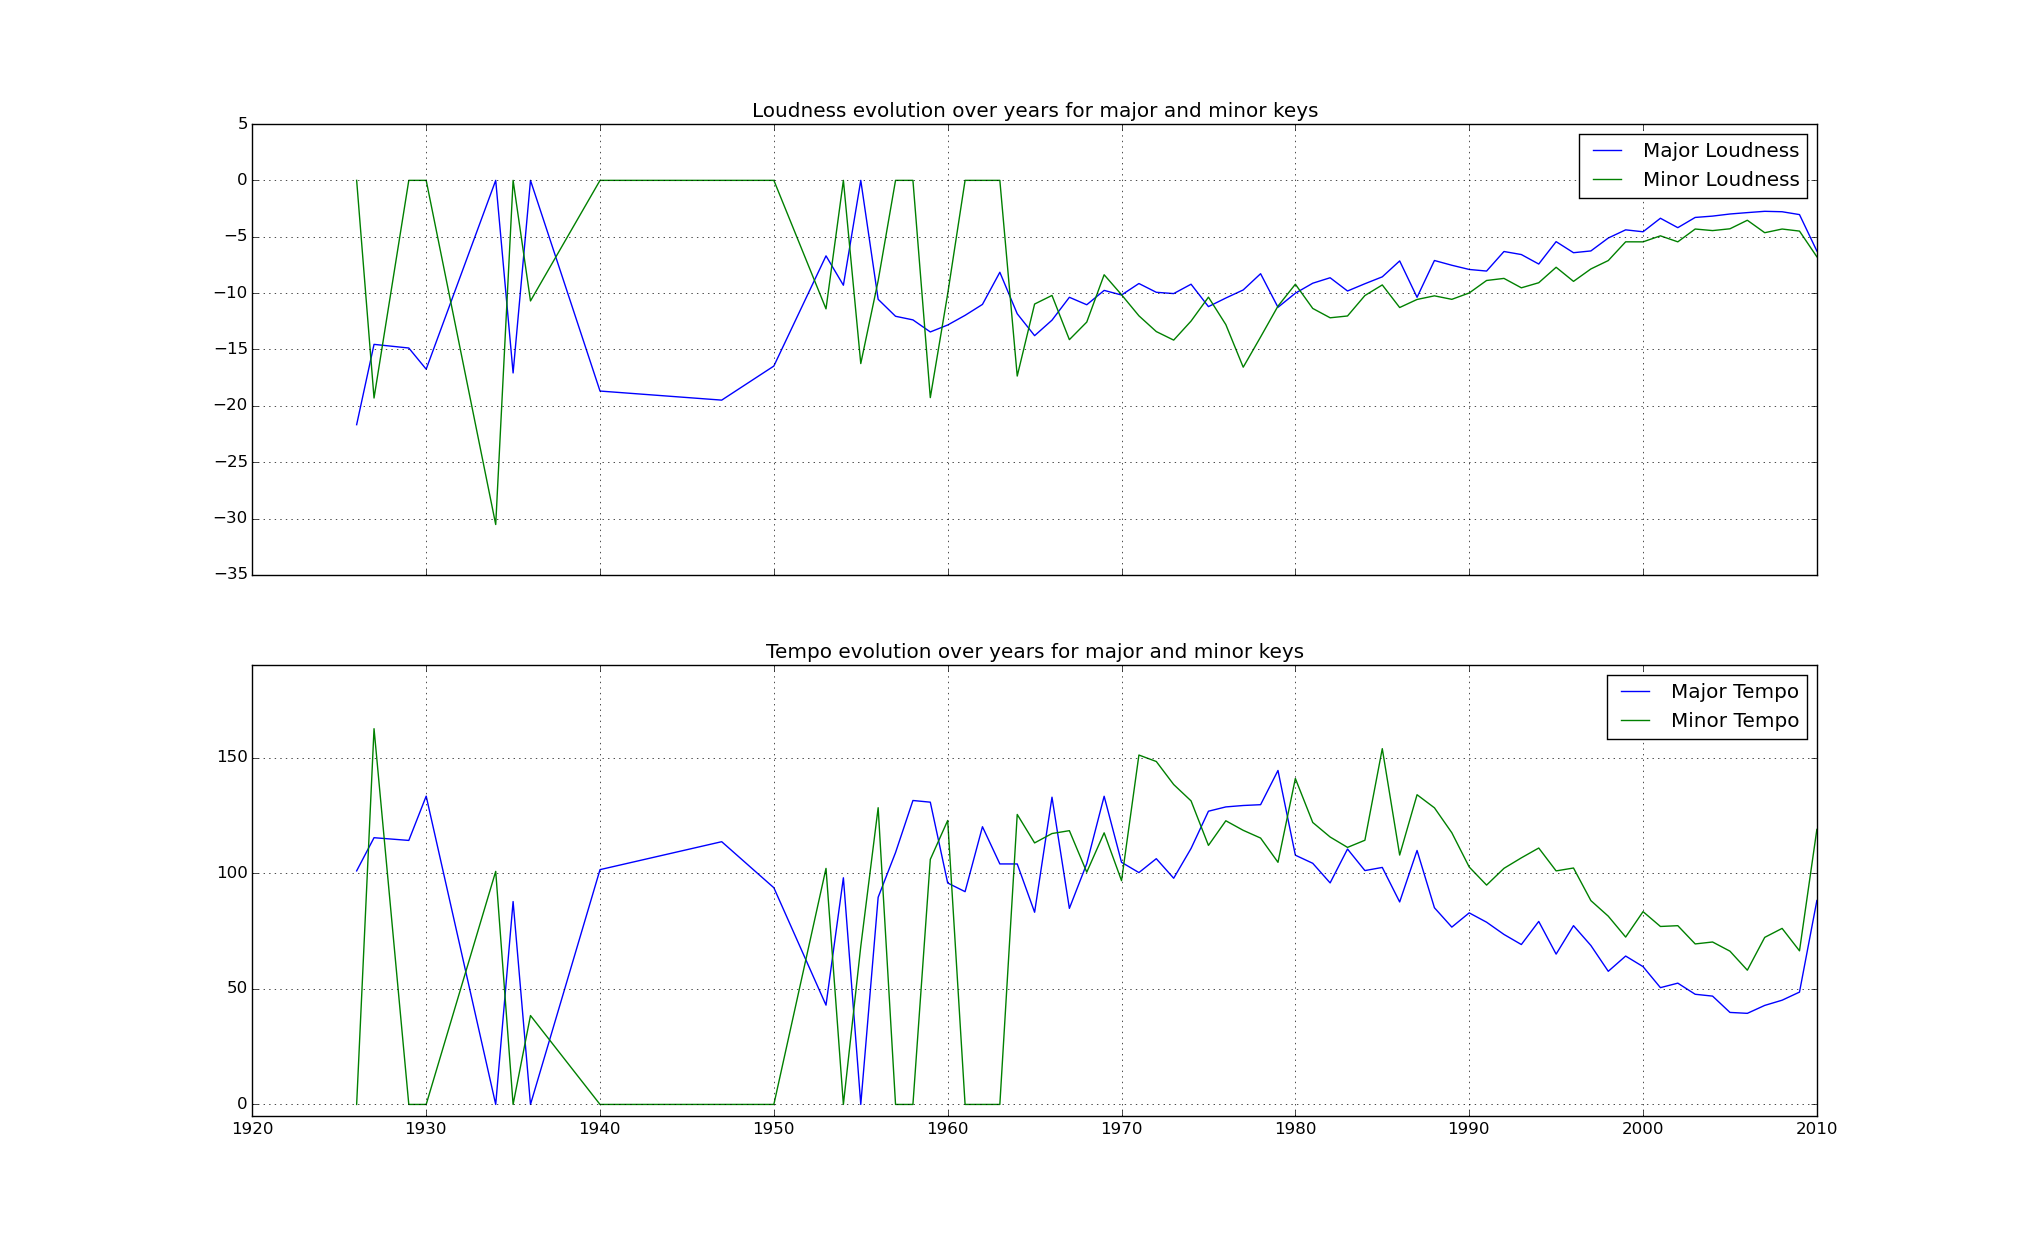

Write the Python code that produced this figure.
#! /usr/bin/python

import matplotlib.pyplot as plt

loudness = [line.split() for line in open("task2.in", "r").readlines()]
f, ax = plt.subplots(2, sharex=True)

ax[0].plot([int(elem[0]) for elem in loudness[1:]], [float(elem[1]) for elem in loudness[1:]], label="Major Loudness")
ax[0].plot([int(elem[0]) for elem in loudness[1:]], [float(elem[3]) for elem in loudness[1:]], label="Minor Loudness")
ax[1].plot([int(elem[0]) for elem in loudness[1:]], [float(elem[2]) for elem in loudness[1:]], label="Major Tempo")
ax[1].plot([int(elem[0]) for elem in loudness[1:]], [float(elem[4]) for elem in loudness[1:]], label="Minor Tempo")

ax[0].grid(True)
x1,x2,y1,y2 = ax[0].axis()
ax[0].axis((x1, x2, -35, 5))
x1,x2,y1,y2 = ax[1].axis()
ax[1].axis((x1, x2, -5, 190))
ax[1].grid(True)

ax[0].legend()
ax[0].set_title("Loudness evolution over years for major and minor keys")

ax[1].legend()
ax[1].set_title("Tempo evolution over years for major and minor keys")

plt.show()
